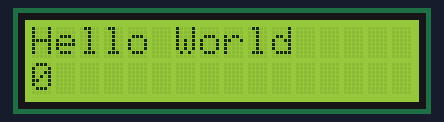
Bench run of a sketch on a simulated Arduino Uno, built with avr-gcc and run on an emulated ATmega328P. Shown: 16×2 character LCD.

Above: at 0.21 s.
At 5.03 s:
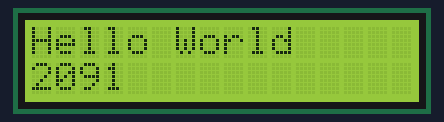
At 9.85 s:
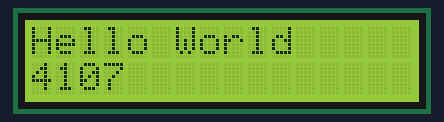
At 19.8 s:
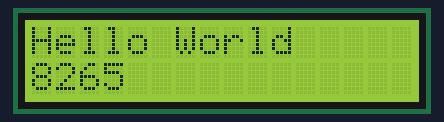
At 29.76 s:
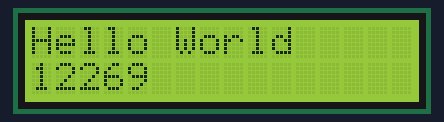
At 39.74 s:
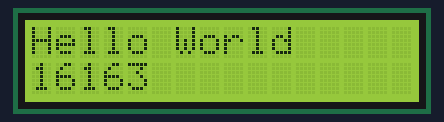

The sketch:

button_lcd_hello_world.ino
```cpp
#include <LiquidCrystal.h>

// initialize the library with the numbers of the interface pins
//    LiquidCrystal lcd(RS, enable, d4, d5, d6, d7); //
//
// The parameters to this initialisation function are the pins on
// the Arduino board that are connected to the pins on the LCD Module,
// i.e., the pins on the right column in the table above.
//
// The first parameter is the “RS” — which, literally, means
//      “Register Select”, and which is used to tell the
//       module if “that which comes over the bus (the set of data pins)
//       corresponds to “data to print” or “control instructions”
//
// The second parameter is “Enable Signal"
//       the remaining parameters are the 4 digital pins forming the bus.
//
LiquidCrystal lcd(8, 9, 4, 5, 6, 7);

int i = 0;
void setup() {
      // set up the LCD's number of columns and rows:
      lcd.begin(16, 2);
}

void loop() {
      lcd.setCursor(0, 0);
      lcd.print("Hello World");
      lcd.setCursor(0, 1);
      lcd.print(i);
      i++;
}
```
